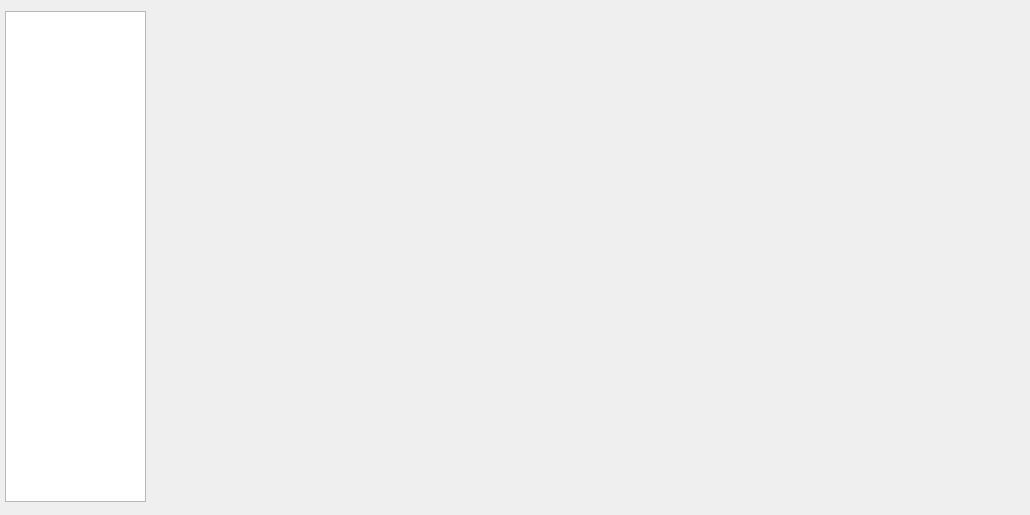
<?xml version="1.0" encoding="UTF-8"?>
<ui version="4.0">
 <class>ChatWindow</class>
 <widget class="QDialog" name="ChatWindow">
  <property name="geometry">
   <rect>
    <x>0</x>
    <y>0</y>
    <width>1030</width>
    <height>515</height>
   </rect>
  </property>
  <property name="windowTitle">
   <string>Dialog</string>
  </property>
  <widget class="QListWidget" name="listWidget">
   <property name="geometry">
    <rect>
     <x>5</x>
     <y>11</y>
     <width>141</width>
     <height>491</height>
    </rect>
   </property>
  </widget>
  <widget class="QWidget" name="horizontalLayoutWidget">
   <property name="geometry">
    <rect>
     <x>149</x>
     <y>-1</y>
     <width>881</width>
     <height>521</height>
    </rect>
   </property>
   <layout class="QHBoxLayout" name="chatLayout"/>
  </widget>
 </widget>
 <resources/>
 <connections/>
</ui>
